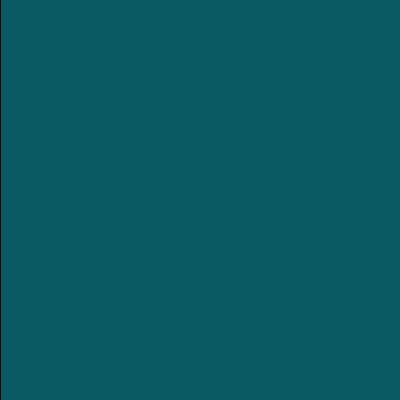
Frame 1 (no input)
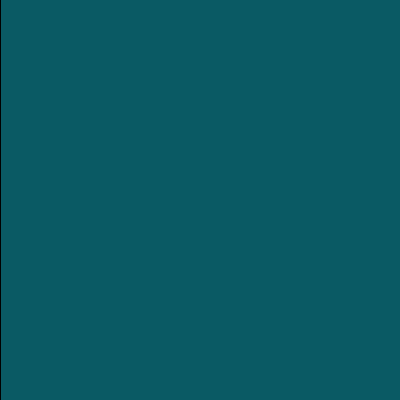
Frame 60 (no input)
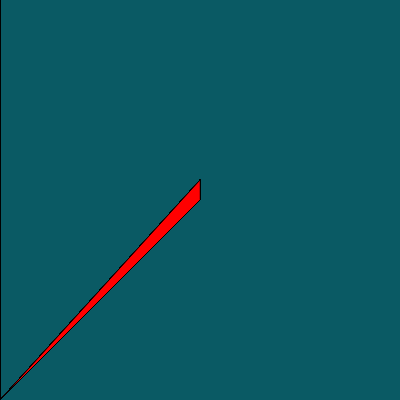
Frame 120 (the mouse pressed at the canvas centre since frame 60)

The p5.js sketch that drew these frames (run headless with seeded random() and noise() and a simulated clock; from frame 60 on, the mouse is pressed at the canvas centre):

// p5.js sketch
// ── sketch.js
function setup() {
  createCanvas(400, 400)
  background(10, 90, 100)
}
function draw() {
  fill(255, 0, 0)
  triangle(mouseX, mouseY, 0,400, mouseX, (mouseY-20))
}
